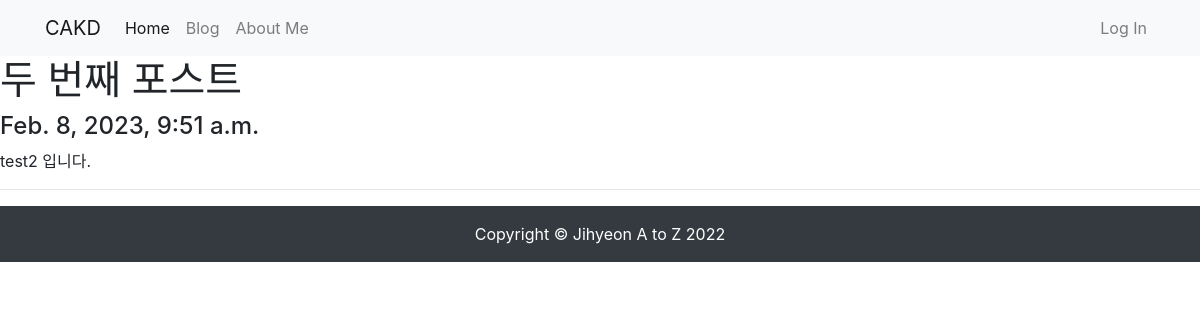
The app's page /blog/2/ with its own data.
### blog/models.py (models this page shows, shortened)
class Post(models.Model):
    title = models.CharField(max_length=30)
    content = models.TextField()
    created_at = models.DateTimeField(auto_now_add=True)
    updated_at = models.DateTimeField(auto_now=True)

### blog/views.py (the view)
# urls.py: path('<int:pk>/', views.PostDetail.as_view()),
class PostDetail(DetailView):
    model = Post

### blog/templates/blog/post_detail.html (shortened to what this page needs)
{% extends 'blog/base.html' %}
{% block main_area %}
    <h1>{{post.title}}</h1>
    <h4>{{post.created_at}}</h4>
    <p>{{post.content}}</p>
    <hr>
{% endblock %}

### records on screen
Post: title "두 번째 포스트", created_at "Feb. 8, 2023, 9:51 a.m.", content "test2 입니다."
